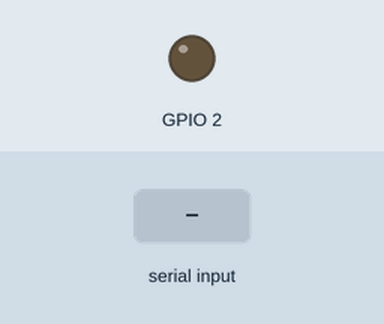
Simulated run of this sketch. Board: ESP32. Shown: output pins drawn as LEDs (lit = HIGH). The inputs (shaded band) are chosen by the test bench. Nothing arrives over Bluetooth unless stated.

Above: at 1.2 s.
1.3 s: "1c" received over the second serial link
At 1.7 s:
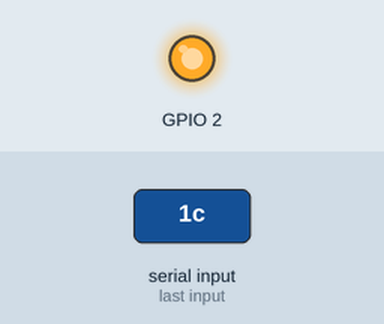
2.8 s: "0c" received over the second serial link
At 4.0 s:
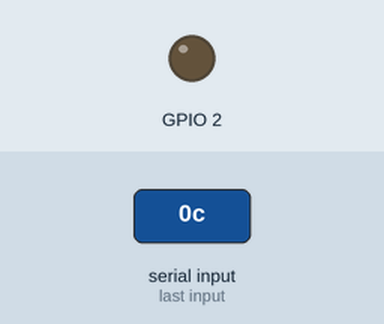
Timing chart, 0 to 5.8 s (numbered marks = the images above; inputs shaded):
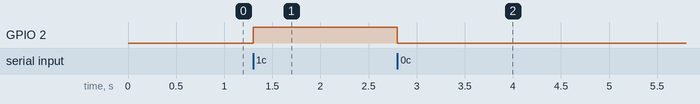

The sketch:

blutooth.ino
```cpp
#include <BluetoothSerial.h>
BluetoothSerial mybt;
String ms ="";
void setup() {
  mybt.begin("ESP32 Bluetooth0107");
  pinMode(2, OUTPUT);
}


void loop() {
  if(mybt.available()){
    ms = mybt.readStringUntil('c');
    if(ms=="1"){
      digitalWrite(2,HIGH);
    }else{
      digitalWrite(2,LOW);
    }
  }
}
```

Measured:
- after the input at 1.3 s, GPIO 2: LOW → HIGH at once
- after the input at 2.8 s, GPIO 2: HIGH → LOW at once
